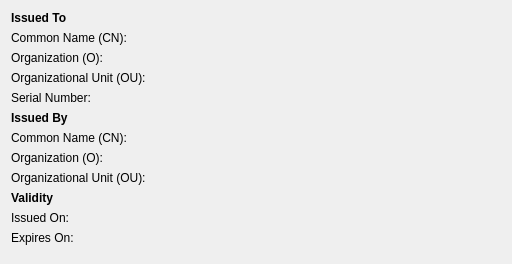
<?xml version="1.0" encoding="UTF-8"?>
<ui version="4.0">
 <class>CertificateInfoWidget</class>
 <widget class="QWidget" name="CertificateInfoWidget">
  <property name="geometry">
   <rect>
    <x>0</x>
    <y>0</y>
    <width>512</width>
    <height>264</height>
   </rect>
  </property>
  <layout class="QFormLayout" name="formLayout">
   <item row="0" column="0" colspan="2">
    <widget class="QLabel" name="label">
     <property name="text">
      <string>&lt;b&gt;Issued To&lt;/b&gt;</string>
     </property>
    </widget>
   </item>
   <item row="1" column="0">
    <widget class="QLabel" name="label_4">
     <property name="text">
      <string>Common Name (CN):</string>
     </property>
    </widget>
   </item>
   <item row="1" column="1">
    <widget class="SqueezeLabelV2" name="issuedToCN">
     <property name="text">
      <string/>
     </property>
    </widget>
   </item>
   <item row="2" column="0">
    <widget class="QLabel" name="label_8">
     <property name="text">
      <string>Organization (O):</string>
     </property>
    </widget>
   </item>
   <item row="2" column="1">
    <widget class="SqueezeLabelV2" name="issuedToO">
     <property name="text">
      <string/>
     </property>
    </widget>
   </item>
   <item row="3" column="0">
    <widget class="QLabel" name="label_10">
     <property name="text">
      <string>Organizational Unit (OU):</string>
     </property>
    </widget>
   </item>
   <item row="3" column="1">
    <widget class="SqueezeLabelV2" name="issuedToOU">
     <property name="text">
      <string/>
     </property>
    </widget>
   </item>
   <item row="4" column="0">
    <widget class="QLabel" name="label_11">
     <property name="text">
      <string>Serial Number:</string>
     </property>
    </widget>
   </item>
   <item row="4" column="1">
    <widget class="SqueezeLabelV2" name="issuedToSN">
     <property name="text">
      <string/>
     </property>
    </widget>
   </item>
   <item row="5" column="0">
    <widget class="QLabel" name="label_16">
     <property name="text">
      <string>&lt;b&gt;Issued By&lt;/b&gt;</string>
     </property>
    </widget>
   </item>
   <item row="6" column="0">
    <widget class="QLabel" name="label_17">
     <property name="text">
      <string>Common Name (CN):</string>
     </property>
    </widget>
   </item>
   <item row="6" column="1">
    <widget class="SqueezeLabelV2" name="issuedByCN">
     <property name="text">
      <string/>
     </property>
    </widget>
   </item>
   <item row="7" column="0">
    <widget class="QLabel" name="label_18">
     <property name="text">
      <string>Organization (O):</string>
     </property>
    </widget>
   </item>
   <item row="7" column="1">
    <widget class="SqueezeLabelV2" name="issuedByO">
     <property name="text">
      <string/>
     </property>
    </widget>
   </item>
   <item row="8" column="0">
    <widget class="QLabel" name="label_19">
     <property name="text">
      <string>Organizational Unit (OU):</string>
     </property>
    </widget>
   </item>
   <item row="8" column="1">
    <widget class="SqueezeLabelV2" name="issuedByOU">
     <property name="text">
      <string/>
     </property>
    </widget>
   </item>
   <item row="9" column="0">
    <widget class="QLabel" name="label_20">
     <property name="text">
      <string>&lt;b&gt;Validity&lt;/b&gt;</string>
     </property>
    </widget>
   </item>
   <item row="10" column="0">
    <widget class="QLabel" name="label_21">
     <property name="text">
      <string>Issued On:</string>
     </property>
    </widget>
   </item>
   <item row="10" column="1">
    <widget class="SqueezeLabelV2" name="validityIssuedOn">
     <property name="text">
      <string/>
     </property>
    </widget>
   </item>
   <item row="11" column="0">
    <widget class="QLabel" name="label_22">
     <property name="text">
      <string>Expires On:</string>
     </property>
    </widget>
   </item>
   <item row="11" column="1">
    <widget class="SqueezeLabelV2" name="validityExpiresOn">
     <property name="text">
      <string/>
     </property>
    </widget>
   </item>
  </layout>
 </widget>
 <customwidgets>
  <customwidget>
   <class>SqueezeLabelV2</class>
   <extends>QLabel</extends>
   <header>squeezelabelv2.h</header>
  </customwidget>
 </customwidgets>
 <resources/>
 <connections/>
</ui>
